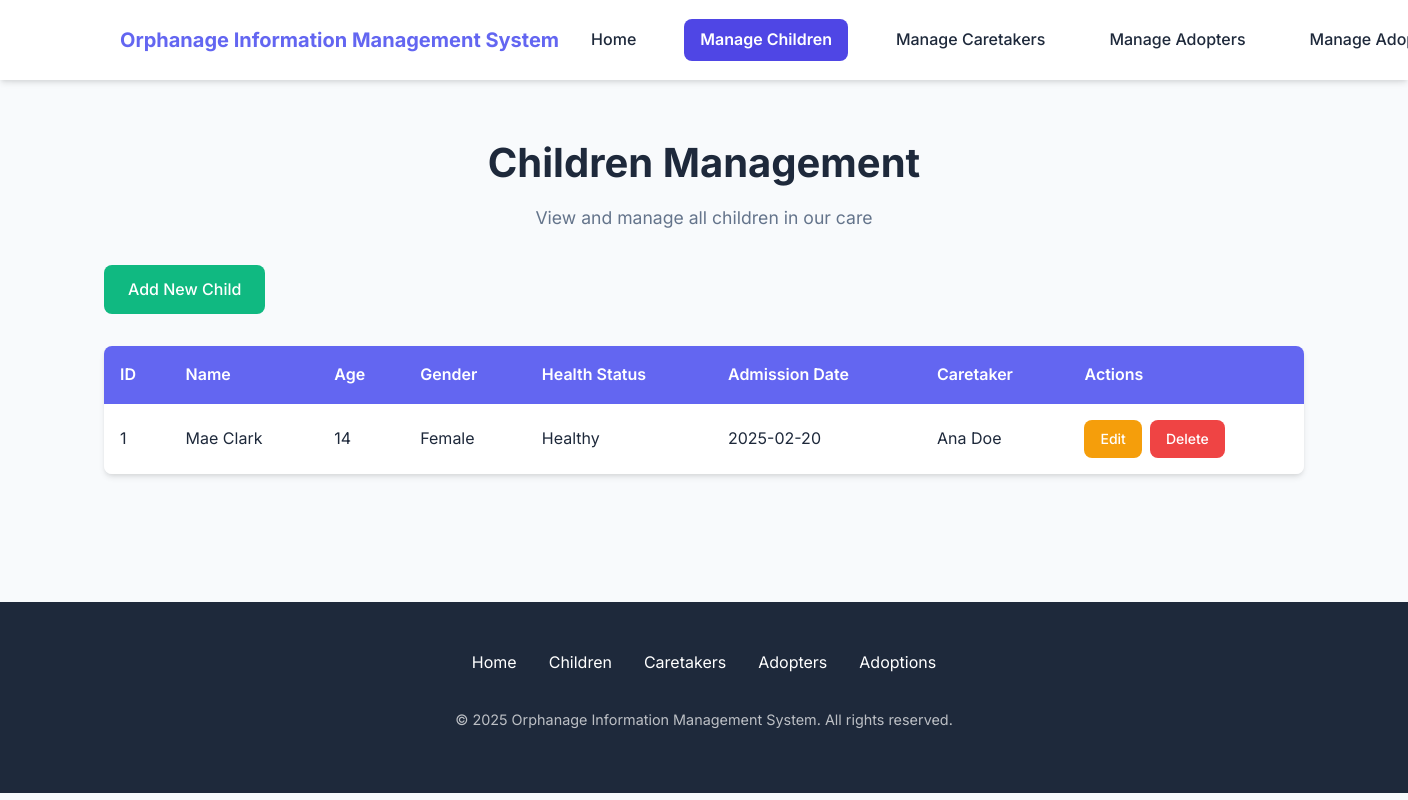
Screenshot of /children (signed in) with the database file from the repository.
### tables this page shows
CREATE TABLE children (Ch_id INTEGER PRIMARY KEY AUTOINCREMENT, name TEXT (100), age INTEGER, gender TEXT (50), health_status TEXT (50), admission_date TEXT (100), caretaker_id INTEGER REFERENCES caretakers (Ct_id) ON DELETE RESTRICT ON UPDATE RESTRICT);

CREATE TABLE caretakers (Ct_id INTEGER PRIMARY KEY AUTOINCREMENT, name TEXT (100), age INTEGER, gender TEXT (50));

### app.py (the view)
@app.route('/children')
@login_required
def children():
    conn = get_db_connection()
    children = conn.execute('''
        SELECT c.Ch_id, c.name, c.age, c.gender, c.health_status, c.admission_date,
               t.name AS caretaker_name
        FROM children c
        LEFT JOIN caretakers t ON c.caretaker_id = t.Ct_id
    ''').fetchall()
    conn.close()
    return render_template('children.html', children=children)

### app.py (called while the page is built)
def get_db_connection():
    conn = sqlite3.connect(DB_PATH)
    conn.row_factory = sqlite3.Row
    return conn

def login_required(f):
    @wraps(f)
    def decorated_function(*args, **kwargs):
        if 'logged_in' not in session:
            flash('Please log in to access this page.', 'warning')
            return redirect(url_for('intro'))
        return f(*args, **kwargs)
    return decorated_function

### templates/children.html (shortened to what this page needs)
<!DOCTYPE html>
<html lang="en">
<head>
  <link rel="stylesheet" href="{{ url_for('static', filename='style.css') }}">
</head>
<body>
  <nav>
    <div class="nav-container">
      <a href="/home" class="logo">Orphanage Information Management System</a>
      <div class="nav-links">
        <a href="/home">Home</a>
        <a href="/children" class="active">Manage Children</a>
        <a href="/caretakers">Manage Caretakers</a>
        <a href="/adopters">Manage Adopters</a>
        <a href="/adoption" class=>Manage Adoptions</a>
      </div>
    </div>
  </nav>
  <div class="container">
    <h1 class="text-center">Children Management</h1>
    <p class="subtitle text-center">View and manage all children in our care</p>
    <div class="mb-4">
      <a href="/add_child" class="btn btn-secondary">Add New Child</a>
    </div>
    <div class="table-container">
      <table>
        <thead>
          <tr>
            <th>ID</th>
            <th>Name</th>
            <th>Age</th>
            <th>Gender</th>
            <th>Health Status</th>
            <th>Admission Date</th>
            <th>Caretaker</th>
            <th>Actions</th>
          </tr>
        </thead>
        <tbody>
          {% for child in children %}
          <tr>
            <td>{{ child.Ch_id }}</td>
            <td>{{ child.name }}</td>
            <td>{{ child.age }}</td>
            <td>{{ child.gender }}</td>
            <td>{{ child.health_status }}</td>
            <td>{{ child.admission_date }}</td>
            <td>{{ child.caretaker_name or 'Not Assigned' }}</td>
            <td>
              <div class="btn-group">
                <a href="/update_child/{{ child.Ch_id }}" class="btn btn-warning btn-sm">Edit</a>
                <a href="/delete_child/{{ child.Ch_id }}" class="btn btn-danger btn-sm" onclick="return confirm('Are you sure you want to delete this child record?')">Delete</a>
              </div>
            </td>
          </tr>
          {% endfor %}
        </tbody>
      </table>
    </div>
  </div>
  <footer>
    <div class="footer-content">
      <div class="footer-links">
        <a href="/home">Home</a>
        <a href="/children">Children</a>
        <a href="/caretakers">Caretakers</a>
        <a href="/adopters">Adopters</a>
        <a href="/adoption">Adoptions</a>
      </div>
      <p class="copyright">&copy; 2025 Orphanage Information Management System. All rights reserved.</p>
    </div>
  </footer>
</body>
</html>

### static/style.css (style rules this page uses)
:root { --primary: #6366f1; --primary-dark: #4f46e5; --secondary: #10b981; --secondary-dark: #059669; --danger: #ef4444; --danger-dark: #dc2626; --warning: #f59e0b; --warning-dark: #d97706; --text: #1e293b; --text-light: #64748b; --bg-light: #f8fafc; --bg-white: #ffffff; --shadow: 0 4px 6px -1px rgba(0, 0, 0, 0.1), 0 2px 4px -1px rgba(0, 0, 0, 0.06); --shadow-lg: 0 10px 15px -3px rgba(0, 0, 0, 0.1), 0 4px 6px -2px rgba(0, 0, 0, 0.05); --radius: 8px; --transition: all 0.3s ease; }
body { font-family: 'Inter', 'Segoe UI', system-ui, -apple-system, sans-serif; background-color: var(--bg-light); color: var(--text); margin: 0; padding: 0; line-height: 1.6; }
.container { max-width: 1200px; margin: 0 auto; padding: 2rem 1rem; }
h1, h2, h3 { font-weight: 700; line-height: 1.2; margin-bottom: 1rem; color: var(--text); }
h1 { font-size: 2.5rem; }
.subtitle { color: var(--text-light); margin-bottom: 2rem; font-size: 1.1rem; }
nav { background-color: var(--bg-white); box-shadow: var(--shadow); padding: 1rem 2rem; position: sticky; top: 0; z-index: 100; }
.nav-container { display: flex; justify-content: space-between; align-items: center; max-width: 1200px; margin: 0 auto; white-space: nowrap; }
.logo { font-size: 1.25rem; font-weight: 700; color: var(--primary); text-decoration: none; white-space: nowrap; }
.nav-links { display: flex; align-items: center; gap: 2rem; }
nav a { color: var(--text); text-decoration: none; font-weight: 500; padding: 0.5rem 1rem; border-radius: var(--radius); transition: var(--transition); }
nav a.active { background-color: var(--primary-dark); color: white; font-weight: 600; }
.table-container { overflow-x: auto; margin: 2rem 0; border-radius: var(--radius); box-shadow: var(--shadow); }
table { width: 100%; border-collapse: collapse; background: var(--bg-white); overflow: hidden; }
th { background: var(--primary); color: white; padding: 1rem; text-align: left; font-weight: 600; }
td { padding: 1rem; border-bottom: 1px solid rgba(0,0,0,0.05); }
tr:last-child td { border-bottom: none; }
.btn { display: inline-block; background: var(--primary); color: white; padding: 0.75rem 1.5rem; border-radius: var(--radius); text-decoration: none; font-weight: 500; border: none; cursor: pointer; transition: var(--transition); font-size: 1rem; }
.btn-secondary { background: var(--secondary); }
.btn-danger { background: var(--danger); }
.btn-warning { background: var(--warning); }
.btn-sm { padding: 0.5rem 1rem; font-size: 0.875rem; }
.btn-group { display: flex; gap: 0.5rem; }
footer { background: var(--text); color: white; padding: 3rem 1rem; text-align: center; margin-top: 4rem; }
.footer-content { max-width: 1200px; margin: 0 auto; }
.footer-links { display: flex; justify-content: center; gap: 2rem; margin-bottom: 2rem; }
.footer-links a { color: white; text-decoration: none; transition: var(--transition); }
.copyright { opacity: 0.7; font-size: 0.9rem; }
.text-center { text-align: center; }
.mb-4 { margin-bottom: 2rem; }

### rows the page displays
children: Ch_id "1", name "Mae Clark", age "14", gender "Female", health_status "Healthy", admission_date "2025-02-20", name "Ana Doe"
